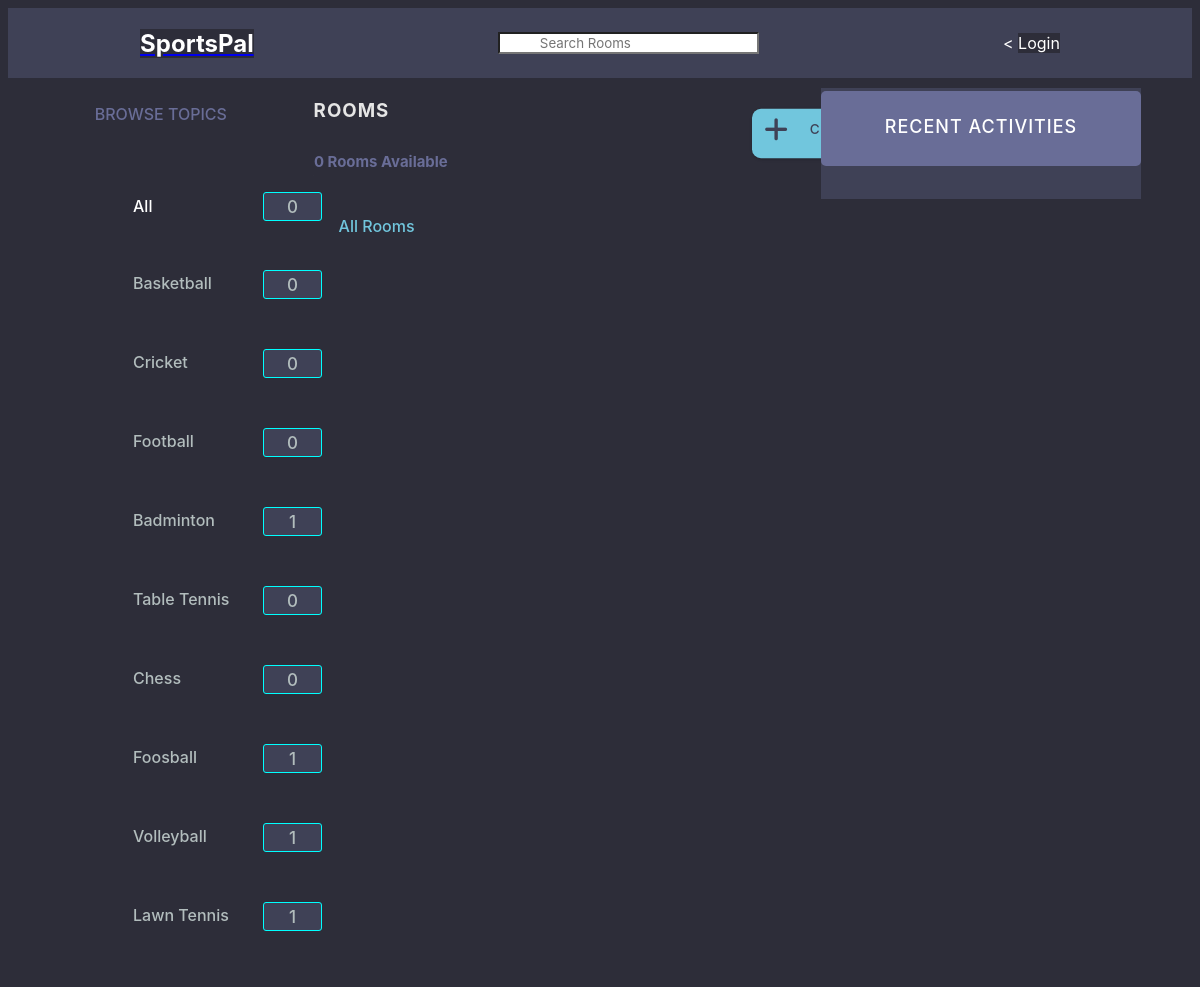
The page /home/?q=Basketball on the database its author committed.
### base/models.py (models this page shows, shortened)
class Topic(models.Model):
    name = models.CharField(max_length=200)

### base/views.py (the view)
# urls.py: path("home/", views.home, name="home"),
def home(request):
    q = request.GET.get('q') if request.GET.get('q') != None else ''
    rooms = Room.objects.filter(Q(topic__name__icontains = q) | Q(name__icontains = q) | Q(description__icontains = q) | Q(host__username__icontains = q))
    topics = Topic.objects.all()
    room_count = rooms.count()
    room_count_topic = rooms.filter(topic__name__icontains = q).count()
    room_messages = Message.objects.filter(Q(room__topic__name__icontains = q)).order_by('-created')
    context = {'rooms':rooms,'topics':topics,'room_count':room_count,'room_messages':room_messages , "room_count_topic":room_count_topic}
    return render(request,"base/home.html",context)

### base/templates/base/home.html (shortened to what this page needs)
{% extends 'main.html' %}
{% load static %}
{% block content %}
    {% block css %}
    <link rel="stylesheet" type="text/css" href="{% static 'styles/home.css' %}">
    <link href="{% static 'fontawesomefree/css/fontawesome.css' %}" rel="stylesheet" type="text/css">
    <link href="{% static 'fontawesomefree/css/brands.css' %}" rel="stylesheet" type="text/css">
    <link href="{% static 'fontawesomefree/css/solid.css' %}" rel="stylesheet" type="text/css">
    {% endblock %}
    <div class = "home-container ">
        <div>
            {% include 'base/topics_component.html' %}
        <div class = "rooms">
            <div id="rooms">
                <h3>rooms</h3>
            </div>
            <div id="room_count">
                <h5>{{room_count}} rooms available</h5>
            </div>
            <div id="create_room">
                <a href = "{% url 'create-room' %}">
                    <button> Create Room </button> </a>
            </div>
            <div class="all-rooms">
                <p style="color: white;">All Rooms</p>
            </div>
            <div>
                    {% include 'base/feed_component.html' %}
            </div>
        </div>
        <div>
            {% include 'base/activity_component.html'%}
        </div>
{% endblock %}

### base/templates/base/topics_component.html (shortened to what this page needs)
{% load static %}
{% block css %}
    <link rel="stylesheet" type="text/css" href="{% static 'styles/topics_component.css' %}">
{% endblock %}
<h3 class = "Topics" style = "color: #696d97; text-transform: uppercase;top:10px;">Browse Topics</h3>
<div class = "All">
    <p><a href="{% url 'home' %}"  style="color: white; text-decoration: none;"><div>All</div></a> <span id = "total">{{room_count}}</span></p>
</div>
<div class = "items_all">
    {% for topic in topics %}
        <div class = "List">
            <a href="{% url 'home' %}?q={{topic.name}}">{{topic.name}}
            <div id="count_div">
                <span id = "count">{{topic.room_set.all.count}}</span></a>
            </div>
        </div>
    {% endfor %}

### static/styles/main.css (style rules this page uses)
* { background-color: #2d2d39;; }

### static/styles/home.css (style rules this page uses)
#rooms { text-transform: uppercase; font-weight: 500; color: #e5e5e5; letter-spacing: 1px; display: inline-block; }
#room_count { height: auto; font-weight: 500; color: #696d97; font-size: 18px; text-transform: capitalize; position: relative; display: inline-block; top:50px; height:50px; left : -80px; margin-top: 0px; }
button { background-color: #71c6dd; border: none; display: inline-flex; align-items: center; gap: 1rem; cursor: pointer; transition: all ease-in-out 0.3s; padding: 1rem 2rem; border-radius: 5px; box-shadow: 1px 1px 3px 1px rgba(0, 0, 0, 0.15); font-weight: 500; display: inline-block; position: relative; left : 210px; top: 17px; color:#3f4156; height: 55px; padding-bottom: 25px; padding-top: 13px; font-size: 15px; letter-spacing: 1px; border-radius: 10px; transform: scale(0.9); }
#create_room { display: inline-block; }

### static/styles/topics_component.css (style rules this page uses)
* { font-family: "DM Sans", -apple-system, BlinkMacSystemFont, "Segoe UI", Roboto, Oxygen, Ubuntu, Cantarell, "Open Sans", "Helvetica Neue", sans-serif; }
.Topics { position: relative; top : 50px; text-align: center; font-weight: 500; font-family: "DM Sans", -apple-system, BlinkMacSystemFont, "Segoe UI", Roboto, Oxygen, Ubuntu, Cantarell, "Open Sans", "Helvetica Neue", sans-serif; box-sizing: border-box; text-rendering: optimizeLegibility; font-size: inherit; }
.List, .All { display: flex; flex-direction: column; align-items: left; padding-left: 120px; }
.List a , .All { align-items: left; margin: 5px; font-weight: 500; color : #b2bdbd; text-decoration: none; width: 100px; }
#count,#total { display: inline-block; height: 20px; width: 50px; background-color: #3f4156; margin: 10px; border-radius: 3px; align-items: center; padding: 3.5px; text-align: center; border: 0.8px solid cyan; font-size: 17px; }
#count_div { position: relative; left: 120px; bottom: 38px; width: 100px; }
.All div { position: relative; top : 34px; }
#total { position: relative; left : 120px; }
div .List { width: 100px; }

### base/templates/base/home.html (style rules this page uses)
.home-container { display: grid; grid-template-columns: 2fr 3fr 2fr; }

### rows shown on the page
Topic: name "Basketball", room_set.all.count "0"
Topic: name "Cricket", room_set.all.count "0"
Topic: name "Football", room_set.all.count "0"
Topic: name "Badminton", room_set.all.count "1"
Topic: name "Table Tennis", room_set.all.count "0"
Topic: name "Chess", room_set.all.count "0"
Topic: name "Foosball", room_set.all.count "1"
Topic: name "Volleyball", room_set.all.count "1"
Topic: name "Lawn Tennis", room_set.all.count "1"

### other values the page prints
{{ room_count }} "0"
